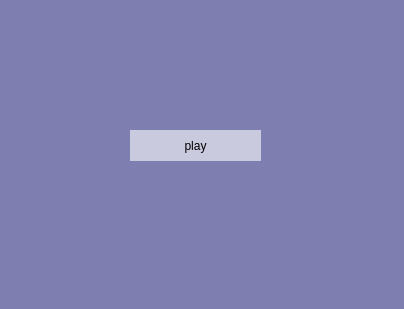
<?xml version="1.0" encoding="UTF-8"?>
<ui version="4.0">
 <class>VideoPlayer</class>
 <widget class="QWidget" name="VideoPlayer">
  <property name="geometry">
   <rect>
    <x>0</x>
    <y>0</y>
    <width>404</width>
    <height>309</height>
   </rect>
  </property>
  <property name="windowTitle">
   <string>Form</string>
  </property>
  <property name="styleSheet">
   <string notr="true">background-color: rgba(100, 100, 160, 150);
</string>
  </property>
  <widget class="QPushButton" name="pushButton">
   <property name="geometry">
    <rect>
     <x>130</x>
     <y>130</y>
     <width>131</width>
     <height>31</height>
    </rect>
   </property>
   <property name="styleSheet">
    <string notr="true">background-color: rgb(255, 255, 255,150);
font: 57 11pt &quot;DX별과그대&quot;;
border-color: rgb(0, 0, 0);
border: 2px;</string>
   </property>
   <property name="text">
    <string>play</string>
   </property>
  </widget>
 </widget>
 <resources/>
 <connections>
  <connection>
   <sender>pushButton</sender>
   <signal>clicked()</signal>
   <receiver>VideoPlayer</receiver>
   <slot>play_video()</slot>
   <hints>
    <hint type="sourcelabel">
     <x>195</x>
     <y>144</y>
    </hint>
    <hint type="destinationlabel">
     <x>271</x>
     <y>75</y>
    </hint>
   </hints>
  </connection>
 </connections>
 <slots>
  <slot>play_video()</slot>
 </slots>
</ui>
